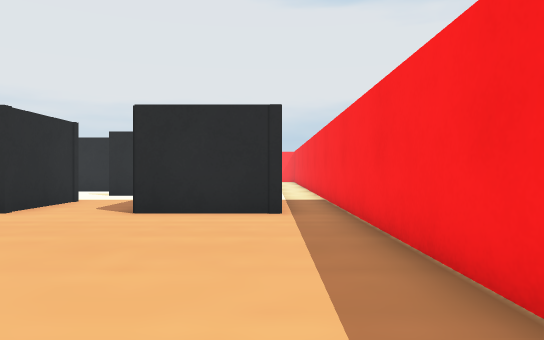
View 1 (above)

23 first-person views from a walk through a Webots world. The camera is 0.04 m above the floor, looks level and sees 70° across. The floor is counted in squares, 0.05 m on a side. Each view is taken from the middle of a square. On the plan, view 1 faces up. The plan holds only what a view shows up to about 12 squares ahead; the rest is blank. Robots are left out. Webots' stock objects and surfaces are drawn as simple stand-ins.

View 2
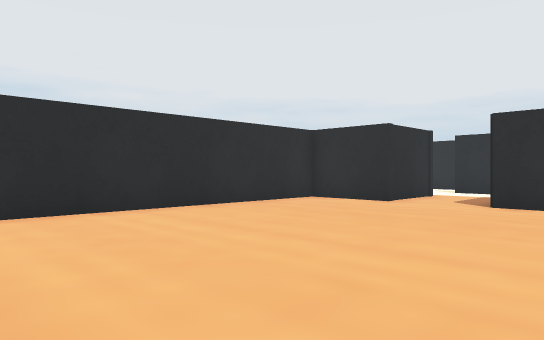

View 3
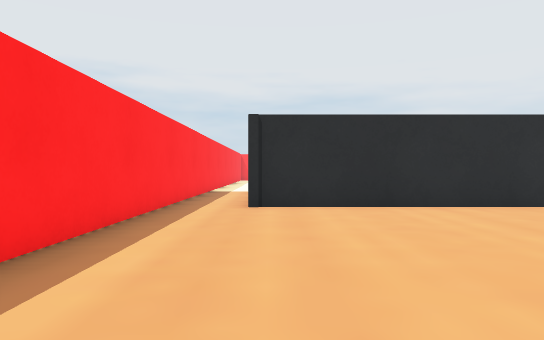

View 4
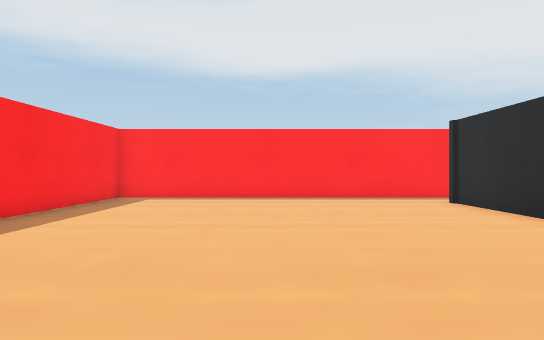

View 5
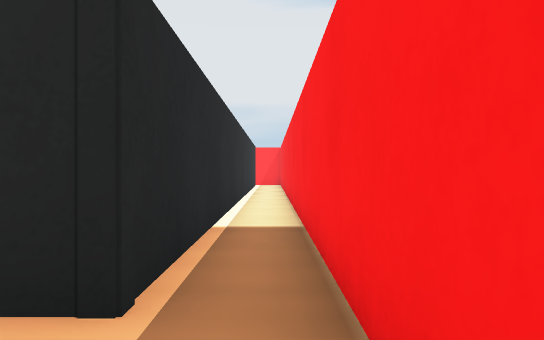

View 6
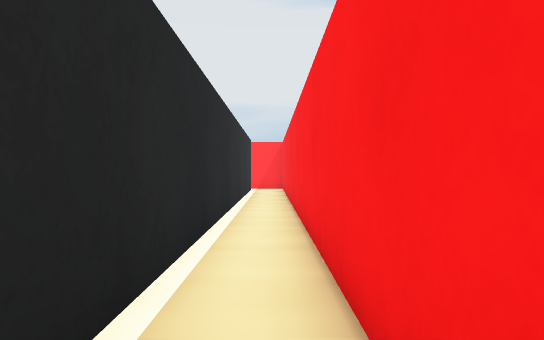

View 7
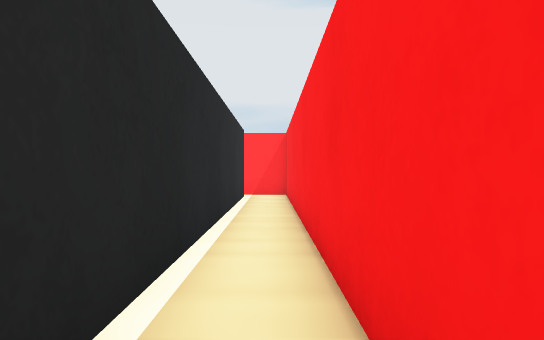

View 8
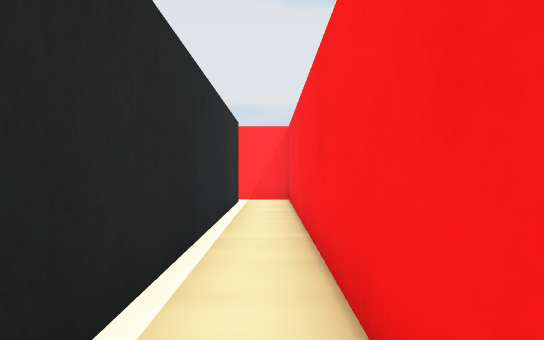

View 9
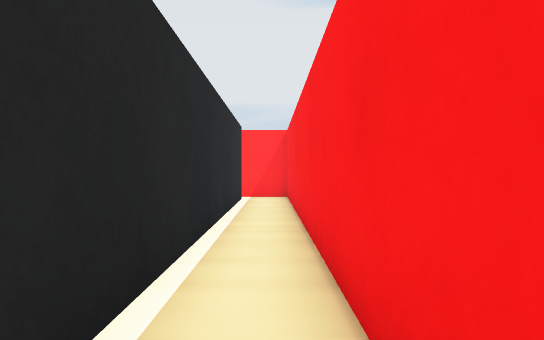

View 10
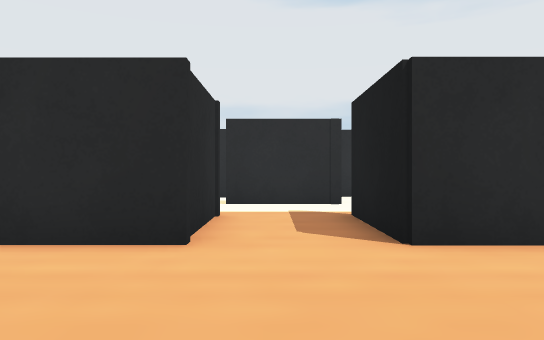

View 11
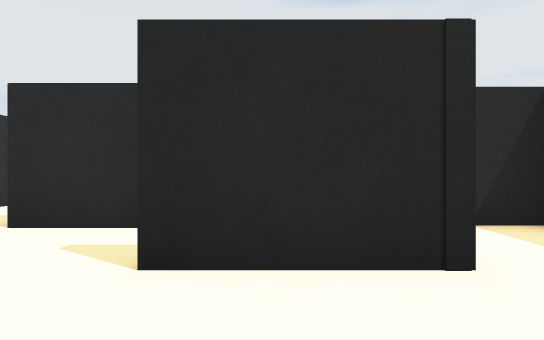

View 12
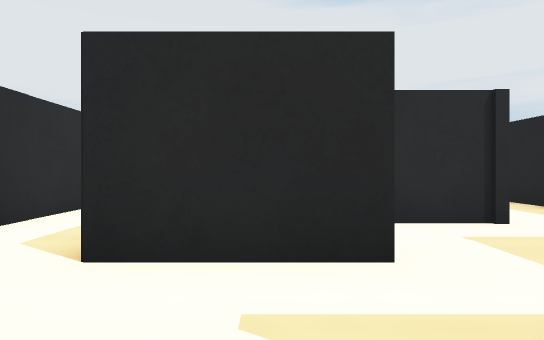

View 13
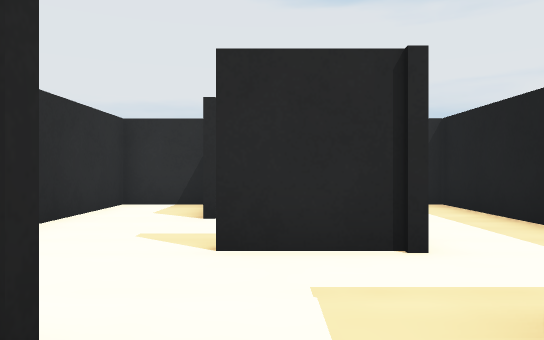

View 14
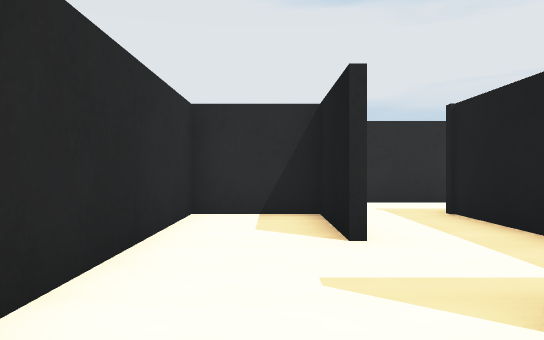

View 15
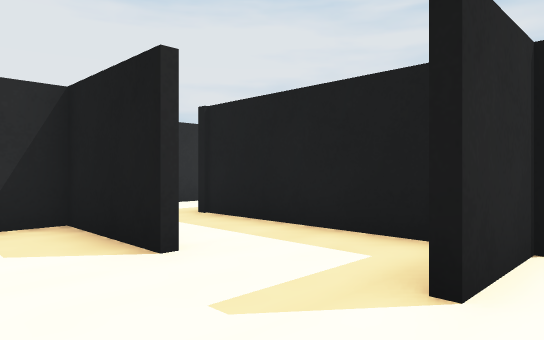

View 16
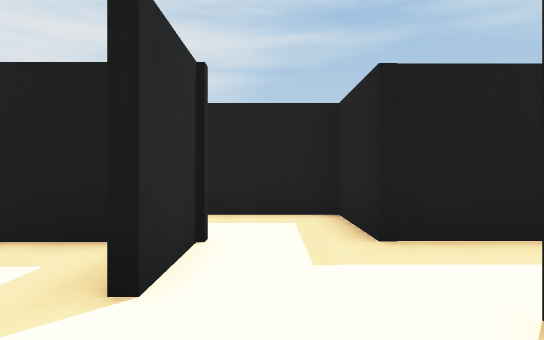

View 17
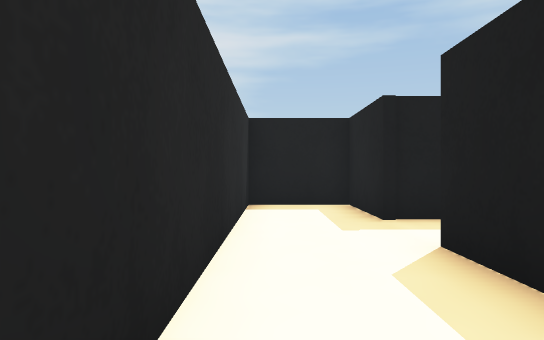

View 18
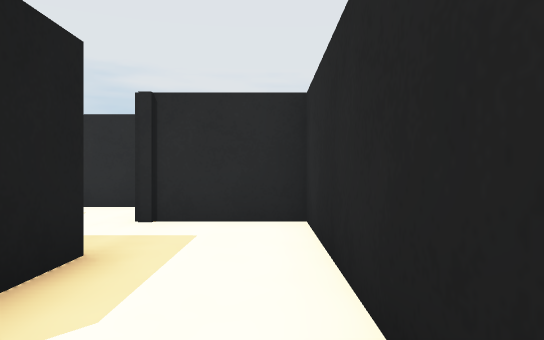

View 19
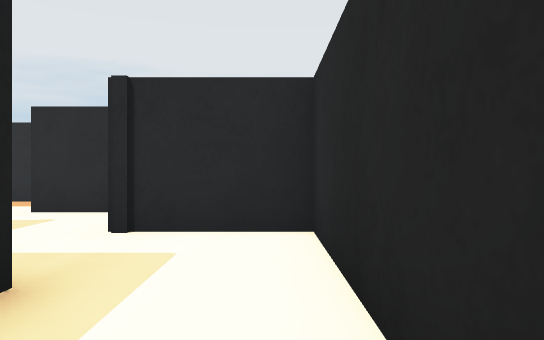

View 20
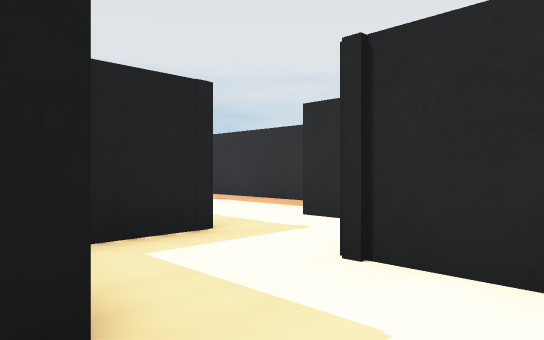

View 21
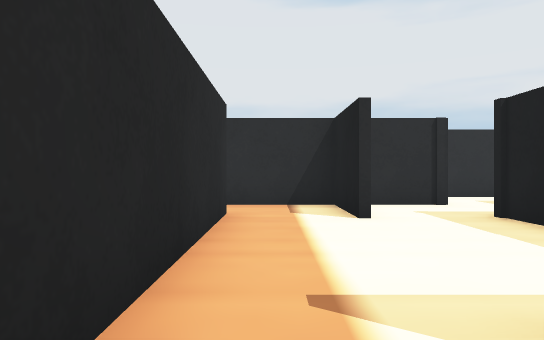

View 22
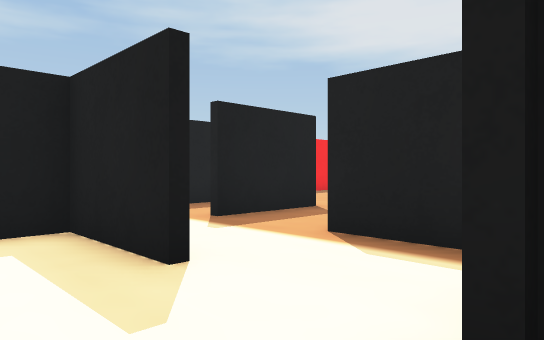

View 23
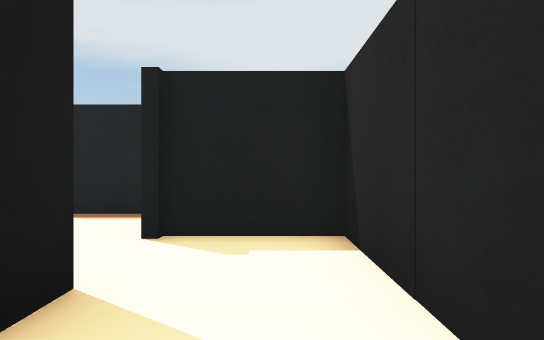

### Floor plan
Key: @ floor where view 1 was taken; # wall or solid block; . floor.
Columns run from 15 left of view 1 to 2 right of it. Each row starts with its distance up from view 1.
 26                ###
 25      ###########.#
 24      #.........#.#
 23      #.........#.#
 22 ######.####.####.#
 21 ...#...#..#.# .#.#
 20 #..#.###..#.# .#.#
 19 #....#.#....#..#.#
 18 #....#.#....#..#.#
 17 #....#.#...##..#.#
 16 #... #.#.......#.#
 15 #..  #.##...####.#
 14 #    #..###.#..#.#
 13  .   #......#..#.#
 12      ###..###. #.#
 11         ...... #.#
 10         ###....#.#
  9           #.# .#.#
  8           #.## #.#
  7        ####..###.#
  6        #.........#
  5        #.........#
  4        #.........#
  3        #.........#
  2        #.........#
  1        #.........#
  0        #.......@.#
 -1        #.........#
 -2        #.........#
 -3     .............#
 -4     ##############

Where each view was taken, in squares from view 1:
view 1: 0 up, 0 right, facing up
view 2: 2 down, 0 right, facing up-left
view 3: 2 down, 1 right, facing left
view 4: 7 up, 3 left, facing down
view 5: 5 up, 1 right, facing up
view 6: 9 up, 1 right, facing up
view 7: 13 up, 1 right, facing up
view 8: 15 up, 1 right, facing up
view 9: 14 up, 1 right, facing up
view 10: 3 up, 4 left, facing up
view 11: 9 up, 4 left, facing up
view 12: 11 up, 6 left, facing up
view 13: 13 up, 4 left, facing up
view 14: 15 up, 6 left, facing up
view 15: 16 up, 7 left, facing up-right
view 16: 16 up, 7 left, facing right
view 17: 24 up, 9 left, facing right
view 18: 24 up, 4 left, facing left
view 19: 24 up, 5 left, facing left
view 20: 24 up, 7 left, facing down-left
view 21: 13 up, 14 left, facing up
view 22: 14 up, 8 left, facing down-right
view 23: 17 up, 9 left, facing down
